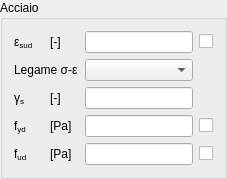
               <widget class="QGroupBox" name="ULSsteelCncrGroupBox">
                <property name="title">
                 <string>Acciaio</string>
                </property>
                <layout class="QGridLayout" name="gridLayout_6">
                 <item row="0" column="0">
                  <widget class="QLabelRichName" name="epsSUdLabel">
                   <property name="text">
                    <string>&lt;html&gt;&lt;head/&gt;&lt;body&gt;&lt;p&gt;ε&lt;span style=&quot; vertical-align:sub;&quot;&gt;sud&lt;/span&gt;&lt;/p&gt;&lt;/body&gt;&lt;/html&gt;</string>
                   </property>
                  </widget>
                 </item>
                 <item row="0" column="1">
                  <widget class="QLabelUnitMeasure" name="epsSUdUMLabel">
                   <property name="text">
                    <string>[-]</string>
                   </property>
                  </widget>
                 </item>
                 <item row="0" column="2">
                  <widget class="QLineEditValue" name="epsSUdLEdit"/>
                 </item>
                 <item row="0" column="3">
                  <widget class="QCheckBoxReadOnly" name="epsSUdCheckBox">
                   <property name="text">
                    <string/>
                   </property>
                  </widget>
                 </item>
                 <item row="1" column="0" colspan="2">
                  <widget class="QLabelRichName" name="steelFEpsModelLabel">
                   <property name="text">
                    <string>Legame σ-ε</string>
                   </property>
                  </widget>
                 </item>
                 <item row="1" column="2">
                  <widget class="QComboBoxEnum" name="steelFEpsModelComboBox"/>
                 </item>
                 <item row="2" column="0">
                  <widget class="QLabelRichName" name="gammaSLabel">
                   <property name="text">
                    <string>&lt;html&gt;&lt;head/&gt;&lt;body&gt;&lt;p&gt;γ&lt;span style=&quot; vertical-align:sub;&quot;&gt;s&lt;/span&gt;&lt;/p&gt;&lt;/body&gt;&lt;/html&gt;</string>
                   </property>
                  </widget>
                 </item>
                 <item row="2" column="1">
                  <widget class="QLabelUnitMeasure" name="gammaSUMLabel">
                   <property name="text">
                    <string>[-]</string>
                   </property>
                  </widget>
                 </item>
                 <item row="2" column="2">
                  <widget class="QLineEditValue" name="gammaSLEdit"/>
                 </item>
                 <item row="3" column="0">
                  <widget class="QLabelRichName" name="fSydLabel">
                   <property name="text">
                    <string>&lt;html&gt;&lt;head/&gt;&lt;body&gt;&lt;p&gt;f&lt;span style=&quot; vertical-align:sub;&quot;&gt;yd&lt;/span&gt;&lt;/p&gt;&lt;/body&gt;&lt;/html&gt;</string>
                   </property>
                  </widget>
                 </item>
                 <item row="3" column="1">
                  <widget class="QLabelUnitMeasure" name="fSydUMLabel">
                   <property name="text">
                    <string>&lt;html&gt;&lt;head/&gt;&lt;body&gt;&lt;p&gt;[Pa]&lt;/p&gt;&lt;/body&gt;&lt;/html&gt;</string>
                   </property>
                  </widget>
                 </item>
                 <item row="3" column="2">
                  <widget class="QLineEditValue" name="fSydLEdit"/>
                 </item>
                 <item row="3" column="3">
                  <widget class="QCheckBoxReadOnly" name="fSydCheckBox">
                   <property name="text">
                    <string/>
                   </property>
                  </widget>
                 </item>
                 <item row="4" column="0">
                  <widget class="QLabelRichName" name="fSudLabel">
                   <property name="text">
                    <string>&lt;html&gt;&lt;head/&gt;&lt;body&gt;&lt;p&gt;f&lt;span style=&quot; vertical-align:sub;&quot;&gt;ud&lt;/span&gt;&lt;/p&gt;&lt;/body&gt;&lt;/html&gt;</string>
                   </property>
                  </widget>
                 </item>
                 <item row="4" column="1">
                  <widget class="QLabelUnitMeasure" name="fSudUMLabel">
                   <property name="text">
                    <string>&lt;html&gt;&lt;head/&gt;&lt;body&gt;&lt;p&gt;[Pa]&lt;/p&gt;&lt;/body&gt;&lt;/html&gt;</string>
                   </property>
                  </widget>
                 </item>
                 <item row="4" column="2">
                  <widget class="QLineEditValue" name="fSudLEdit"/>
                 </item>
                 <item row="4" column="3">
                  <widget class="QCheckBoxReadOnly" name="fSudCheckBox">
                   <property name="text">
                    <string/>
                   </property>
                  </widget>
                 </item>
                </layout>
               </widget>
